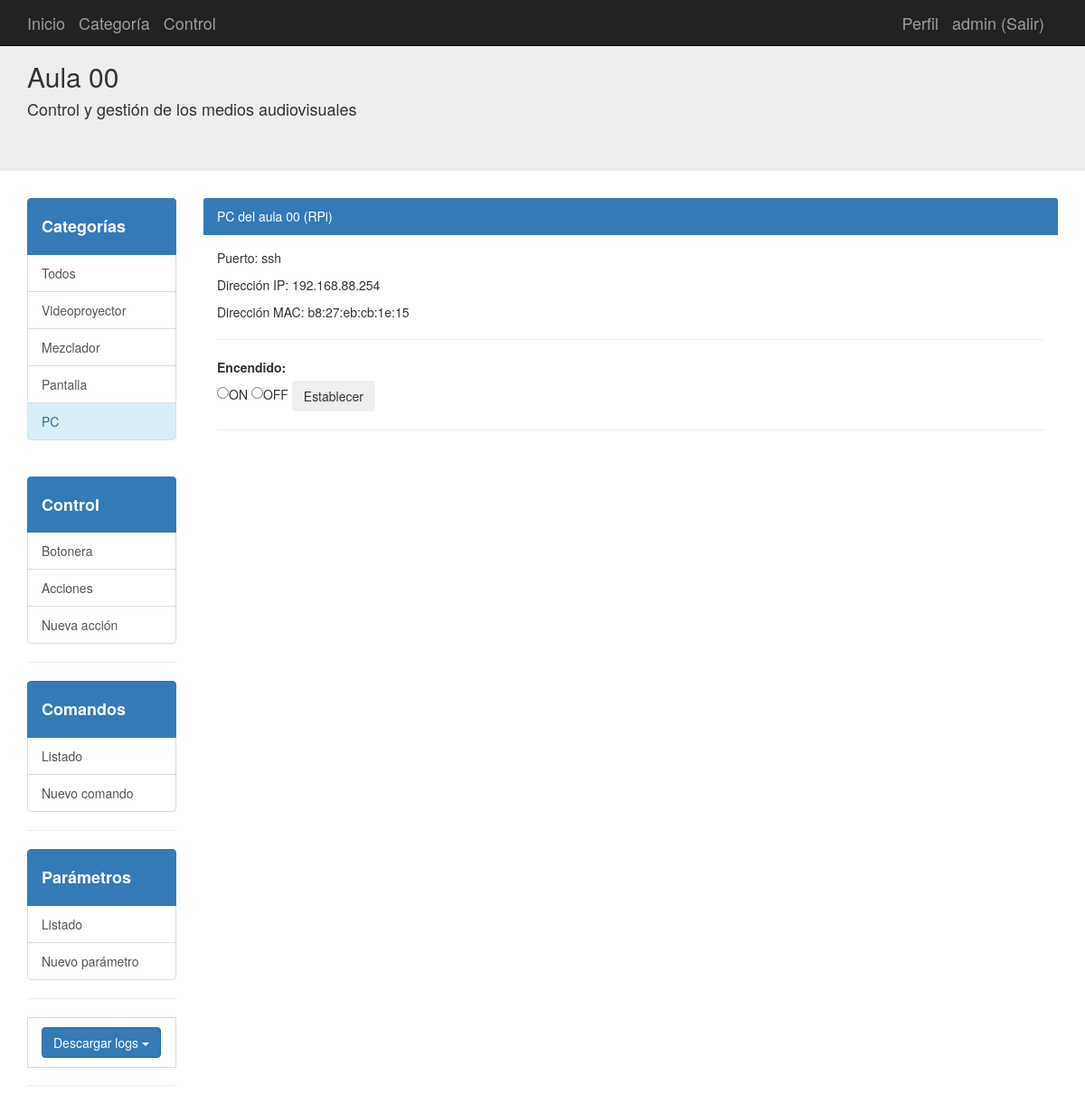
/dispositivo/4 (signed in), run on the app's committed database.
### aplicacion/models.py (models this page shows, shortened)
class Usuarios(db.Model):
	__tablename__ = 'usuarios'
	id = Column(Integer, primary_key=True)
	username = Column(String(100),nullable=False)
	password_hash = Column(String(128),nullable=False)
	nombre = Column(String(200),nullable=False)
	email = Column(String(200),nullable=False)
	admin = Column(Boolean, default=False)
	@property
	def password(self):
		raise AttributeError('password is not a readable attribute')
	def is_admin(self):
		return self.admin

class Categorias(db.Model):
	__tablename__ = 'categorias'
	id = Column(Integer, primary_key=True)
	nombre = Column(String(100))
	dispositivo = relationship("Dispositivos", cascade="all, delete-orphan", backref="Categorias",lazy='dynamic')

class Dispositivos(db.Model):
	__tablename__ = 'dispositivos'
	id = Column(Integer, primary_key=True)
	nombre = Column(String(100),nullable=False)
	descripcion = Column(String(255))
	imagen = Column(String(255))
	puerto = Column(String(100))
	ip = Column(String(100))
	mac = Column(String(100))
	archivoHTML = Column(String(255))
	archivoPY = Column(String(255))
	CategoriaId=Column(Integer,ForeignKey('categorias.id'), nullable=False)
	categoria = relationship("Categorias", backref="Dispositivos")
	comando = relationship("Comandos", cascade="all, delete-orphan",backref = "Dispositivos",lazy='dynamic')

### aplicacion/app.py (the view)
@app.route('/dispositivo/<id>')
@login_required
def dispositivo(id='0'):
	categorias=Categorias.query.all()
	if id=='0':
		logging.info("/inicio.html. No existe Dispositivo con id = 0.")
		return redirect(url_for("inicio"))
	else:
		db_device = Dispositivos.query.get(id)
		nombre_modulo = db_device.archivoPY.rstrip(".py")
		print(nombre_modulo, sys.stdout)
		try:
			modulo = importlib.import_module(nombre_modulo)
			print("modulo " + nombre_modulo + " importado", sys.stdout)
		except:
			print("módulo no importado", sys.stdout)
		puerto = db_device.puerto
		print("el puerto es " + puerto, sys.stdout)
		if puerto == "GPIO":
			dispositivo = modulo.device()
		elif puerto == "ssh":
			dispositivo = modulo.device(db_device.ip, db_device.mac)
		else:
			dispositivo = modulo.device(puerto)
		status = dispositivo.get_status()
		pagina = db_device.archivoHTML
		nombre = db_device.nombre
		device_id = db_device.id
		status["ip"] = db_device.ip
		status["mac"] = db_device.mac
		categoria_id = db_device.CategoriaId
		logging.info("/%s Dispositivo '%s'  con id = %s.", pagina, nombre, id)
		return render_template(pagina, device_id = device_id, **status, port = puerto, categorias = categorias, categoria_id = categoria_id)

### aplicacion/app.py (called while the page is built)
@login_manager.user_loader
def load_user(user_id):
	return Usuarios.query.get(int(user_id))

### aplicacion/pc_aula.py (called while the page is built)
	def get_status(self): #Devuelve el diccionario
		return self.status_dic

### aplicacion/templates/pc_aula.html (shortened to what this page needs)
{% extends "base.html" %}
{% block contenido %}
<div class="col-md-10">
  <div class="panel-primary">
    <div class="panel-heading">{{device_name}}</div><span id="device-id" hidden>{{device_id}}</span>
      <div class="panel-body">
        <p class="text-secondary">Puerto: {{port}}</p>
        <p class="text-secondary">Dirección IP: {{ip}}</p>
        <p class="text-secondary">Dirección MAC: {{mac}}</p>
        <hr>
        <div>
          <div>
            <label for="pc_status">Encendido: </label>
            <form id="pc_form" method="POST" class="form-group">
              <input type="radio" id ='on' name="parameter" value="on">ON
              <input type="radio" id ='off' name="parameter" value="off">OFF
              <input type="button" id="pc" value="Establecer" class="btn">
            </form>
          </div><hr>
        </div>
    </div>
  </div>
</div>
{% endblock %}

### aplicacion/templates/base.html (shortened to what this page needs)
{% extends "bootstrap/base.html" %}
{% block navbar %}
<link rel="stylesheet" href="/static/css/style.css">
<nav class="navbar navbar-inverse navbar-fixed-top">
      <div class="container">
        <div class="navbar-header">
          <a class="navbar-brand" href="/">Inicio</a>
          <a class="navbar-brand" href="{{url_for('categorias')}}">Categoría</a>
          <a class="navbar-brand" href="{{url_for('botonera')}}">Control</a>
        </div>
        <div id="navbar" class="navbar-collapse collapse navbar-right">
          {% if current_user.is_authenticated %}
          <a class="navbar-brand " href="/perfil/{{current_user.username}}"> Perfil</a>
          <a class="navbar-brand " href="/logout"> {{current_user.username}} (Salir)</a>
          {% else %}
          <a class="navbar-brand " href="/login">Login</a>
          <a class="navbar-brand " href="/registro">Registro</a>
          {% endif %}
        </div>
      </div>
    </nav>
    <div class="jumbotron">
      <div class="container">
        <h2>Aula 00</h2>
        <h4>Control y gestión de los medios audiovisuales</h4>
      </div>
    </div>
{% endblock %}
{% block content %}
<div class="container-fluid">
  <div class="row">
    <div class="container">
      <div class="row">
          <div class="col-md-2 offset-md-2">
            <div class="list-group">
              <a class="list-group-item active" href="{{url_for('categorias')}}"><h4><strong>Categorías</strong></h4></a>
              {% for cat in categorias %}
              {% if categoria_id==cat.id%}
              <a class="list-group-item list-group-item-info" href="{{url_for('inicio',id=cat.id)}}">{{cat.nombre}}</a>
              {% else %}
              <a class="list-group-item" href="{{url_for('inicio',id=cat.id)}}">{{cat.nombre}}</a>
              {% endif%}
              {% endfor %}
            </div>
            <br>
            {% if current_user.is_authenticated and current_user.is_admin()  %}
            <div class="list-group">
              <a class="list-group-item active" href="{{url_for('botonera')}}"><h4><strong>Control</strong></h4></a>
              <a class="list-group-item" href="{{url_for('botonera')}}" >Botonera</a>
              <a class="list-group-item" href="{{url_for('acciones_botonera')}}">Acciones</a>
              <a class="list-group-item" href="{{url_for('accion_boton_new')}}">Nueva acción</a>
            </div>
            <hr>
            <div class="list-group">
              <a class="list-group-item active" href="{{url_for('comandos')}}"><h4><strong>Comandos</strong></h4></a>
              <a class="list-group-item" href="{{url_for('comandos')}}">Listado</a>
              <a class="list-group-item" href="{{url_for('comandos_new')}}">Nuevo comando</a>
            </div>
            <hr>
            <div class="list-group">
              <a class="list-group-item active" href="{{url_for('parametros')}}"><h4><strong>Parámetros</strong></h4></a>
              <a class="list-group-item" href="{{url_for('parametros')}}">Listado</a>
              <a class="list-group-item" href="{{url_for('parametros_new')}}">Nuevo parámetro</a>
            </div>
            <hr>
            <div class="dropdown list-group-item">
              <button class="btn btn-primary dropdown-toggle" type="button" data-toggle="dropdown">Descargar logs
              <span class="caret"></span></button>
            </div>
              {% endif %}
            <hr>
          </div>
        {% block contenido %}{% endblock %}
      </div>
    </div>
  </div>
</div>
{% endblock %}

### data on the page
Usuarios: username "admin"
Categorias: nombre "Todos"
Categorias: nombre "Videoproyector"
Categorias: nombre "Mezclador"
Categorias: nombre "Pantalla"
Categorias: nombre "PC"
Dispositivos: nombre "PC del aula 00 (RPi)", puerto "ssh", ip "192.168.88.254", mac "b8:27:eb:cb:1e:15"
